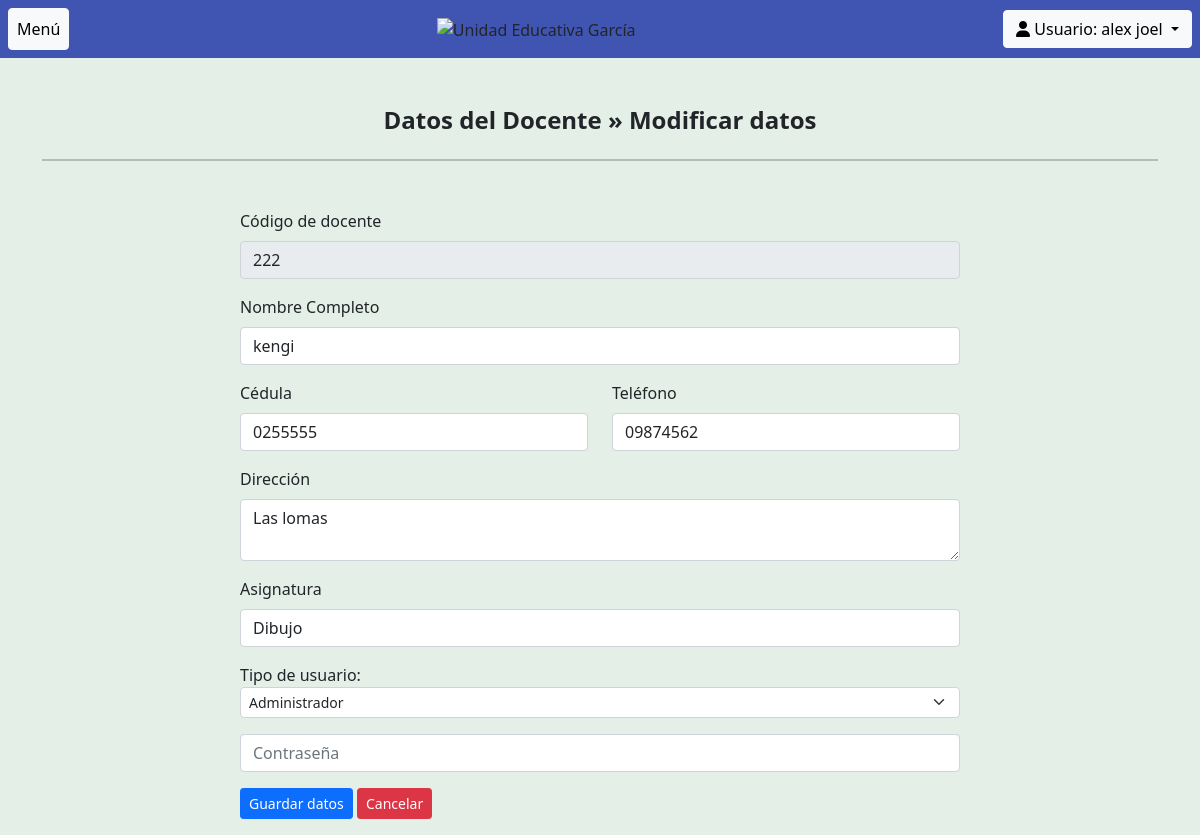
The page /form_modificar.php?nik=222 (signed in) on the database its author committed.
### tables this page shows
CREATE TABLE `empleados` (
  `codigo` varchar(5) NOT NULL,
  `nombres` varchar(100) NOT NULL,
  `dui` varchar(10) NOT NULL,
  `direccion` varchar(125) NOT NULL,
  `telefono` varchar(8) NOT NULL,
  `puesto` varchar(25) NOT NULL,
  `estado` int(1) NOT NULL,
  `tipo` int(1) NOT NULL,
  `contrasenia` varchar(200) DEFAULT NULL,
  `disponible` int(1) NOT NULL
);

### form_modificar.php (the view, shortened to what this page needs)
<?php
include("head.php");
include("modificar.php");
if( isset($_GET["nik"])){
  $id = $_GET["nik"];
}
$query = "SELECT * FROM empleados WHERE codigo =$id";
$resultados = $con -> query($query);
$res = $resultados->fetch_assoc();
function imprimirTipo($tipo){
  if($tipo==1){
    echo '<option value="0" id="emp" >Empleado</option>
    <option value="1" selected="selected" id="admin" >Administrador</option>';
  }
  else{
    echo '<option value="0" selected="selected" id="emp" >Empleado</option>
    <option value="1" id="admin">Administrador</option>';
  }
}
?>
<div class="container ">
  <div>
    <h1 class="h4 mb-4 mt-5" align="center"><b>Datos del Docente &raquo; Modificar datos</b></h1>
    <hr class="bg-dark" style="height:2px; width:100%; border-width:0; color:#343a40; background-color:#343a40">
  </div>
  <div class="container mt-5">
    <form class=" row d-flex flex-column " action="" method="post">
      <div class="container mb-3 col-12 col-sm-12 col-md-12 col-lg-10 col-xl-8 col-xxl-6 ">
        <p class="mb-2">Código de docente</p>
        <input type="text" name="codigo" class="form-control" placeholder="Código de docente" value="<?=$res['codigo']?>" required readonly>
      </div>
      <div class="container mb-3 col-12 col-sm-12 col-md-12 col-lg-10 col-xl-8 col-xxl-6 ">
        <p class="mb-2">Nombre Completo</p>
        <input type="text" name="nombres" class="form-control" placeholder="Nombre completo" value="<?=$res['nombres']?>" required>
      </div>
      <div class="container mb-3 col-12 col-sm-12 col-md-12 col-lg-10 col-xl-8 col-xxl-6 ">
        <div class="row">
          <div class="col-6">
            <p class="mb-2">Cédula</p>
            <input type="text" name="dui" class="form-control" placeholder="DUI" value="<?=$res['dui']?>" required>
          </div>
          <div class="col-6">
            <p class="mb-2">Teléfono</p>
            <input type="text" name="telefono" class="form-control" placeholder="Teléfono" value="<?=$res['telefono']?>" required>
          </div>
        </div>
      </div>
      <div class="container mb-3 col-12 col-sm-12 col-md-12 col-lg-10 col-xl-8 col-xxl-6 ">
        <p class="mb-2">Dirección</p>
        <textarea name="direccion" class="form-control" placeholder="Dirección" required><?=$res['direccion']?></textarea>
      </div>
      <div class="container mb-3 col-12 col-sm-12 col-md-12 col-lg-10 col-xl-8 col-xxl-6 ">
        <p class="mb-2">Asignatura</p>
        <input type="text" name="puesto" class="form-control" placeholder="Puesto" value="<?=$res['puesto']?>" required>
      </div>
      <div class="container mb-3 col-12 col-sm-12 col-md-12 col-lg-10 col-xl-8 col-xxl-6 ">
        <label class="control-label">Tipo de usuario:</label>
        <select id="tipo" name="tipo" class="form-select form-select-sm" aria-label=".form-select-sm example">
          <?php imprimirTipo($res['tipo']);?>
        </select>
      </div>
      </div>
      <div class="container mb-3 col-12 col-sm-12 col-md-12 col-lg-10 col-xl-8 col-xxl-6 ">
        <input type="password" id="contra" name="pass" class="form-control" placeholder="Contraseña" required>
      </div>
      <div class="container mb-3 col-12 col-sm-12 col-md-12 col-lg-10 col-xl-8 col-xxl-6 ">
        <input type="submit" name="add" class="btn btn-sm btn-primary" value="Guardar datos">
        <a href="reporteEmp.php" class="btn btn-sm btn-danger">Cancelar</a>
      </div>
  </div>
<?php include_once ("foot.php");?>

### head.php (shortened to what this page needs)
<?php
include("conexion.php");
$iduser = $_SESSION['id_empleado'];
$consulta = "SELECT * FROM empleados WHERE codigo = '$iduser'";
$resultado = $con -> query($consulta);
$fila = $resultado -> fetch_assoc();
?>
<!DOCTYPE html>
<html lang="en">
<head>
    <link href="https://cdn.jsdelivr.net/npm/bootstrap@5.0.1/dist/css/bootstrap.min.css" rel="stylesheet">
</head>
<body style="background-color: #e4efe7;">
    <nav class=" navbar navbar-expand-lg d-flex justify-content-between" style="background-color: #4054B2;" >
        <div class = "d-flex bd-highlight mx-2">
            <a class="btn btn-light d-inline p-2" data-bs-toggle="collapse" href="#multiCollapseExample1" role="button" aria-expanded="false" aria-controls="multiCollapseExample1">Menú</a>
        </div>
        <div>
            <img alt="Unidad Educativa García"
            data-src="http://unidadeducativagarcia.com/wp-content/uploads/2020/08/Logo-UEP-letras-blancas.png"
            class=" lazyloaded" src="http://unidadeducativagarcia.com/wp-content/uploads/2020/08/Logo-UEP-letras-blancas.png"
            sizes="(max-width: 400px) 100vw, 400px" width="400" height="60">
        </div>
        <div class="dropdown">
        <button class="btn btn-light dropdown-toggle mx-2" type="button" id="dropdownMenuButton1" data-bs-toggle="dropdown" aria-expanded="false">
        <i class="fas fa-user"></i> Usuario: <?php echo utf8_decode($fila['nombres']);?> </button>
        </div>
    </nav>
    <div class="d-flex align-items-center">
    </body>
</html>

### rows shown on the page
empleados: nombres "alex joel"
empleados: codigo "222", nombres "kengi", dui "0255555", telefono "09874562", direccion "Las lomas", puesto "Dibujo", tipo "Administrador"
